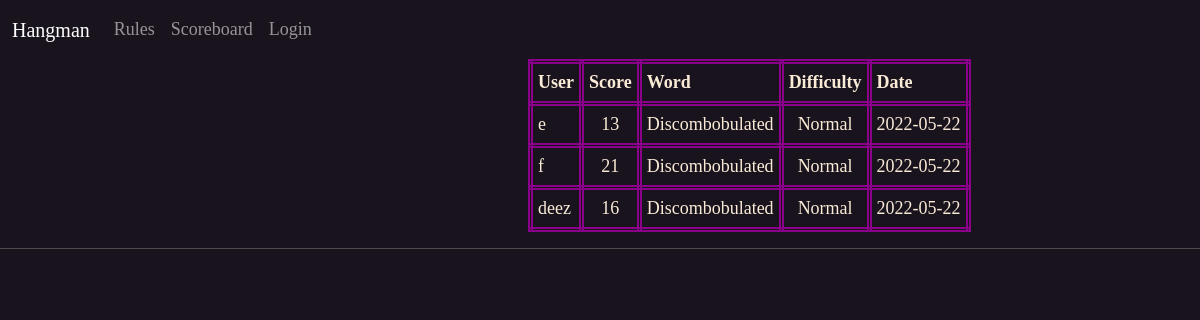
The app's page /scoreboard with its own data.
### app/models.py (models this page shows, shortened)
class Words(db.Model):
    id = db.Column(db.Integer, primary_key=True)
    word = db.Column(db.String(60), index=True, unique=True)
    definition = db.Column(db.String(60), index=True, unique=True)

class Scores(db.Model):
    id = db.Column(db.Integer, primary_key=True)
    number_of_guesses = db.Column(db.Integer)
    recorded = db.Column(db.Date, index=True, default=date.today())
    difficulty = db.Column(db.String(10))
    user_id = db.Column(db.Integer, db.ForeignKey('user.id'), nullable=False)
    word_id = db.Column(db.Integer, db.ForeignKey('words.id'), nullable=False)

class User(UserMixin, db.Model):
    id = db.Column(db.Integer, primary_key=True)
    email = db.Column(db.String(60), index=True, unique=True)
    username = db.Column(db.String(60), index=True, unique=True)
    password_hash = db.Column(db.String(128))
    last_seen = db.Column(db.DateTime, default=datetime.utcnow())

### app/routes.py (the view)
@app.route('/scoreboard', methods=['GET', 'POST'])
def scoreboard():
    player_scores = []
    for score in Scores.query.all():
        player_scores.append([User.query.get(score.user_id).username, score.number_of_guesses,
                              Words.query.get(score.word_id).word, score.difficulty,
                              score.recorded])
    return render_template('scoreboard.html', user_score=player_scores)

### app/routes.py (called while the page is built)
@app.before_request
def before_request():
    if current_user.is_authenticated:
        current_user.last_seen = datetime.utcnow()
        db.session.commit()

### app/templates/scoreboard.html
{% extends 'base.html'%}
{% block content %}
<table style="position: relative; left: 44%;">
    <tr>
        <th class="scores">User </th>
        <th class="scores">Score</th>
        <th class="scores">Word</th>
        <th class="scores">Difficulty</th>
        <th class="scores">Date</th>
    </tr>
    {% for item, item2, item3, item4, item5 in user_score %}
    <tr>
        <td class="scores">{{ item }}</td>
        <td class="scores" style="text-align: center;">{{ item2 }}</td>
        <td class="scores" style="text-align: center;">{{ item3 }}</td>
        <td class="scores" style="text-align: center;">{{ item4 }}</td>
        <td class="scores" style="text-align: center;">{{ item5 }}</td>
    </tr>
    {% endfor %}
</table>
{% endblock %}

### app/static/Hangman.css (style rules this page uses)
body { background-color: rgb(25, 19, 29); color: antiquewhite; font-family: cursive, 'Times New Roman', Times, serif, Georgia; font-size: large; }
.scores { border: 5px double darkmagenta; padding: 5px; }

### records on screen
Words: user_score "Discombobulated" "Discombobulated" "Discombobulated"
Scores: user_score "Normal", user_score "2022-05-22"
Scores: user_score "Normal", user_score "2022-05-22"
User: user_score "deez"
Scores: user_score "Normal", user_score "2022-05-22"

### other values on screen
{{ item }} "e" "f"
{{ item2 }} "13" "21" "16"
